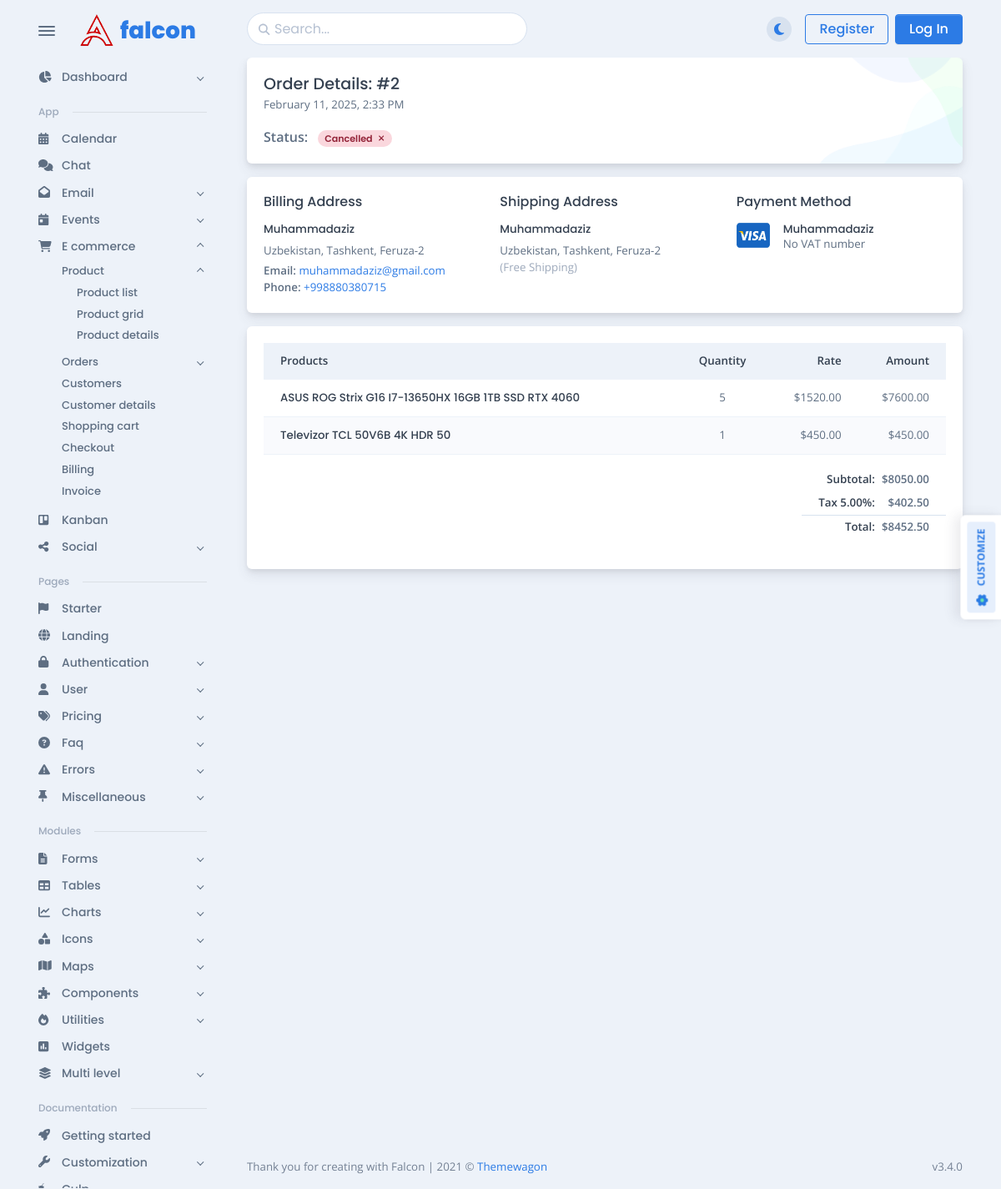
The page /order_detail/2/ on the database its author committed.
### commerce/models.py (models this page shows, shortened)
class BaseModel(models.Model):
    created_at = models.DateTimeField(auto_now_add=True)
    updated_at = models.DateTimeField(auto_now=True)
    class Meta:
        abstract = True

class Order(BaseModel):
    STATUS_CHOICES = [
        ('Pending', 'Pending'),
        ('Completed', 'Completed'),
        ('Cancelled', 'Cancelled'),
    ]
    customer = models.ForeignKey(Customer, on_delete=models.SET_NULL, null=True, blank=True)
    status = models.CharField(max_length=20, choices=STATUS_CHOICES, default='Pending')
    subtotal = models.DecimalField(max_digits=10, decimal_places=2, default=0)
    tax_rate = models.DecimalField(max_digits=5, decimal_places=2, default=5)
    tax_amount = models.DecimalField(max_digits=10, decimal_places=2, default=0)
    total = models.DecimalField(max_digits=10, decimal_places=2, default=0)

class Customer(BaseModel):
    full_name = models.CharField(max_length=255)
    email = models.EmailField()
    description = models.TextField(blank=True, null=True, default="No Description")
    vat_number = models.CharField(max_length=50, blank=True, null=True, default="No VAT number")
    send_email_to = models.EmailField()
    address = models.TextField()
    phone_number = PhoneNumberField(region="UZ")
    invoice_prefix = models.CharField(max_length=5, default=generate_invoice_prefix, unique=True)
    invoice_number = models.IntegerField()

class OrderItem(models.Model):
    order = models.ForeignKey(Order, on_delete=models.CASCADE, related_name='order_items')
    product = models.ForeignKey(Product, on_delete=models.CASCADE)
    quantity = models.PositiveIntegerField(default=1)
    @property
    def total_items(self):
        return self.quantity * self.product.discounted_price

class Product(BaseModel):
    class RatingChoice(models.IntegerChoices):
        ONE = 1
        TWO = 2
        THREE = 3
        FOUR = 4
        FIVE = 5
    name = models.CharField(max_length=255)
    description = models.TextField(null=True, blank=True)
    image = models.ImageField(upload_to='media/products/')
    rating = models.PositiveIntegerField(choices=RatingChoice.choices, default=RatingChoice.ONE)
    price = models.DecimalField(max_digits=14, decimal_places=2)
    discount = models.PositiveIntegerField(default=0)
    quantity = models.PositiveIntegerField(default=1, null=True, blank=True)
    stock = models.CharField(max_length=20, default="Not Available")
    shipping_cost = models.DecimalField(max_digits=10, decimal_places=2, default=0)
    model = models.CharField(max_length=255, null=True, blank=True)
    tags = models.CharField(max_length=255, null=True, blank=True)
    category = models.ForeignKey("Category", on_delete=models.SET_NULL, related_name="products", null=True, blank=True)
    @property
    def discounted_price(self):
        if self.discount > 0:
            return (self.price * (1 - Decimal(self.discount) / 100)).quantize(Decimal("0.01"))
        return self.price
    class Meta:
        verbose_name = "product"
        verbose_name_plural = "products"

### commerce/views.py (the view)
# urls.py: path('order_detail/<int:order_id>/', views.order_details, name='order_details'),
def order_details(request, order_id):
    order = get_object_or_404(Order, id=order_id)
    context = {
        'order': order,
    }
    return render(request, 'commerce/Orders/order-details.html', context)

### commerce/templates/commerce/Orders/order-details.html
{% extends 'commerce/base/base.html' %}
{% load static %}
{% block order_detail_content %}
    <div class="card mb-3">
        <div class="bg-holder d-none d-lg-block bg-card"
             style="background-image:url({% static 'commerce/assets/img/icons/spot-illustrations/corner-4.png' %});opacity: 0.7;">
        </div>
        <div class="card-body position-relative">
            <h5>Order Details: #{{ order.id }}</h5>
            <p class="fs--1">{{ order.created_at|date:"F d, Y, g:i A" }}</p>
            <div>
                <strong class="me-2">Status: </strong>
                {% if order.status == "Completed" %}
                    <div class="badge rounded-pill badge-soft-success fs--2">
                        Completed <span class="fas fa-check ms-1" data-fa-transform="shrink-2"></span>
                    </div>
                {% elif order.status == "Pending" %}
                    <div class="badge rounded-pill badge-soft-warning fs--2">
                        Pending <span class="fas fa-hourglass-half ms-1" data-fa-transform="shrink-2"></span>
                    </div>
                {% elif order.status == "Cancelled" %}
                    <div class="badge rounded-pill badge-soft-danger fs--2">
                        Cancelled <span class="fas fa-times ms-1" data-fa-transform="shrink-2"></span>
                    </div>
                {% endif %}
            </div>
        </div>
    </div>
    <div class="card mb-3">
        <div class="card-body">
            <div class="row">
                <div class="col-md-6 col-lg-4 mb-4 mb-lg-0">
                    <h5 class="mb-3 fs-0">Billing Address</h5>
                    <a href="{% url 'customer_details' order.customer.id %}"><h6
                            class="mb-2">{{ order.customer.full_name }}</h6></a>
                    <p class="mb-1 fs--1">{{ order.customer.address }}</p>
                    <p class="mb-0 fs--1"><strong>Email: </strong><a
                            href="mailto:{{ order.customer.email }}">{{ order.customer.email }}</a></p>
                    <p class="mb-0 fs--1"><strong>Phone: </strong><a
                            href="tel:{{ order.customer.phone_number }}">{{ order.customer.phone_number }}</a></p>
                </div>
                <div class="col-md-6 col-lg-4 mb-4 mb-lg-0">
                    <h5 class="mb-3 fs-0">Shipping Address</h5>
                    <a href="{% url 'customer_details' order.customer.id %}"><h6
                            class="mb-2">{{ order.customer.full_name }}</h6></a>
                    <p class="mb-0 fs--1">{{ order.customer.address }}</p>
                    <div class="text-500 fs--1">(Free Shipping)</div>
                </div>
                <div class="col-md-6 col-lg-4">
                    <h5 class="mb-3 fs-0">Payment Method</h5>
                    <div class="d-flex"><img class="me-3" src="{% static 'commerce/assets/img/icons/visa.png' %}"
                                             width="40" height="30" alt=""/>
                        <div class="flex-1">
                            <h6 class="mb-0">{{ order.customer.full_name }}</h6>
                            <p class="mb-0 fs--1">{{ order.customer.vat_number }}</p>
                        </div>
                    </div>
                </div>
            </div>
        </div>
    </div>
    <div class="card mb-3">
        <div class="card-body">
            <div class="table-responsive fs--1">
                <table class="table table-striped border-bottom">
                    <thead class="bg-200 text-900">
                    <tr>
                        <th class="border-0">Products</th>
                        <th class="border-0 text-center">Quantity</th>
                        <th class="border-0 text-end">Rate</th>
                        <th class="border-0 text-end">Amount</th>
                    </tr>
                    </thead>
                    <tbody>
                    {% if order.order_items.all %}
                        {% for item in order.order_items.all %}
                            <tr class="border-200">
                                <td class="align-middle">
                                    <h6 class="mb-0 text-nowrap">{{ item.product.name }}</h6>
                                </td>
                                <td class="align-middle text-center">{{ item.quantity }}</td>
                                <td class="align-middle text-end">${{ item.product.discounted_price }}</td>
                                <td class="align-middle text-end">
                                    ${{ item.total_items }}
                                </td>
                            </tr>
                        {% endfor %}
                    {% else %}
                        <tr>
                            <td colspan="4" class="text-center">Hech qanday mahsulot yo'q</td>
                        </tr>
                    {% endif %}
                    </tbody>
                </table>
            </div>
            <div class="row g-0 justify-content-end">
                <div class="col-auto">
                    <table class="table table-sm table-borderless fs--1 text-end">
                        <tr>
                            <th class="text-900">Subtotal:</th>
                            <td class="fw-semi-bold">${{ order.subtotal }}</td>
                        </tr>
                        <tr>
                            <th class="text-900">Tax {{ order.tax_rate }}%:</th>
                            <td class="fw-semi-bold">${{ order.tax_amount }}</td>
                        </tr>
                        <tr class="border-top">
                            <th class="text-900">Total:</th>
                            <td class="fw-semi-bold">${{ order.total }}</td>
                        </tr>
                    </table>
                </div>
            </div>
        </div>
    </div>
{% endblock %}

### rows shown on the page
Order: id "2", created_at "February 11, 2025, 2:33 PM", customer.full_name "Muhammadaziz", customer.address "Uzbekistan, Tashkent, Feruza-2", customer.email "muhammadaziz@gmail.com", customer.phone_number "+998880380715", customer.vat_number "No VAT number", subtotal "8050.00", tax_rate "5.00", tax_amount "402.50", total "8452.50"
OrderItem: product.name "ASUS ROG Strix G16 I7-13650HX 16GB 1TB SSD RTX 4060", quantity "5", product.discounted_price "1520.00", total_items "7600.00"
OrderItem: product.name "Televizor TCL 50V6B 4K HDR 50", quantity "1", product.discounted_price "450.00", total_items "450.00"
